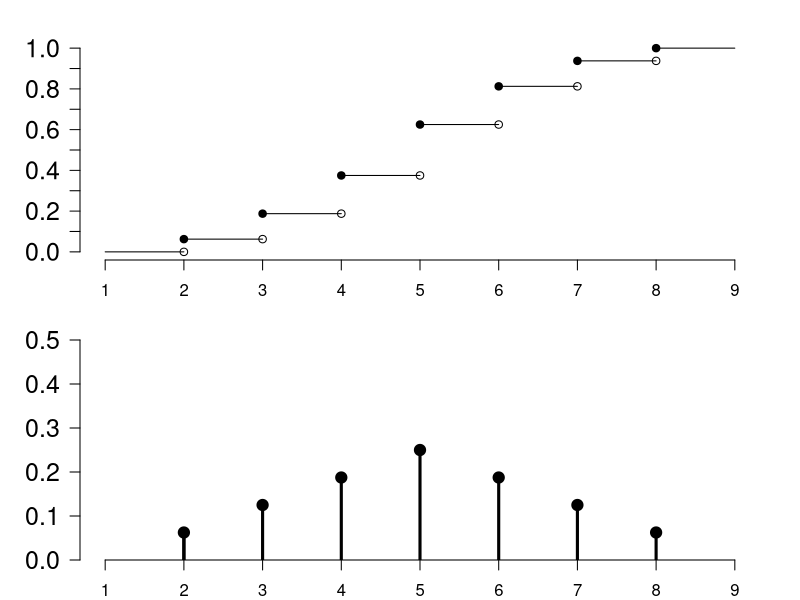
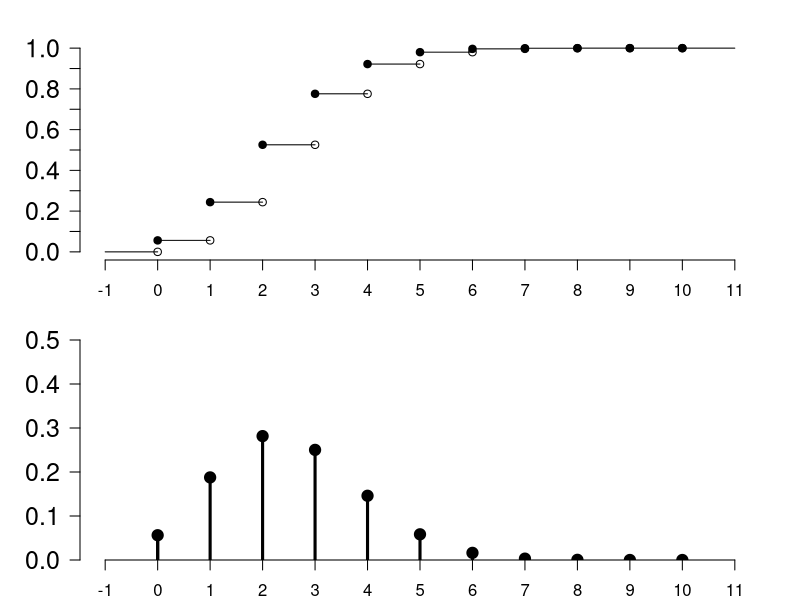
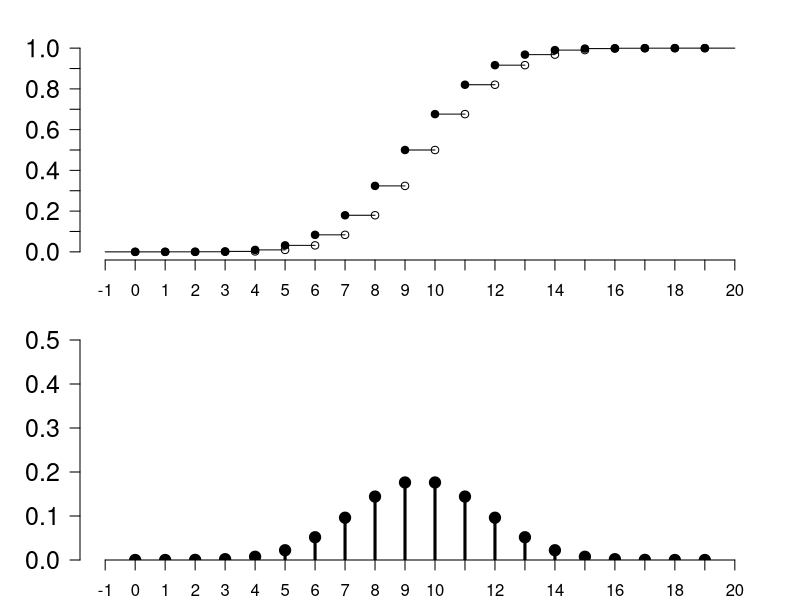

These charts were generated, in order, by the following R code:
discrete_pmf <- function(x, p, xlim = c(min(x) - 1, max(x) + 1), label = ""){
  plot(x, p,
       pch = 19,
       cex = 1.5,
       xlab = "",
       ylab = "",
       main = "",
       ylim = c(0, 0.5),
       yaxs = "i",
       yaxt = "n",
       xlim = xlim,
       xaxt = "n",
       bty = "n"
  )
  segments(x,
           rep(0, length(x) + 1),
           x1 = x,
           y1 = p,
           lwd = 3
  )
  axis(1, at = floor(xlim[1]):ceiling(xlim[2]), cex.axis = 1)
  axis(2, at = seq(0, 1, length.out = 11), las = 1, cex.axis = 1.5)
  legend("topright", label, bty = "n", cex = 3)
}

discrete_cdf <- function(x, p, xlim = c(min(x) - 1, max(x) + 1), label = ""){
  closeddot = cumsum(p)
  opencircle = c(0, closeddot[1:length(x)-1])
  plot(x, closeddot, pch = 19, cex = 1,
       ylim = c(0, 1),
       ylab = "", main = "", xlab = "",
       yaxt = "n",
       xlim = xlim,
       xaxt = "n",
       #yaxs = "i", 
       bty = "n")
  points(x, opencircle, cex = 1)
  segments(c(xlim[1], x), c(0, closeddot), c(x, xlim[2]), c(0, closeddot), lwd = 1)
  axis(1, at = floor(xlim[1]):ceiling(xlim[2]), cex.axis = 1)
  axis(2, at = seq(0, 1, length.out = 11), las = 1, cex.axis = 1.5)
  legend("bottomright", label, bty = "n", cex = 3)
}

# ============================================
# die roll
# ============================================

par(mfrow = c(2, 1), mar = c(2, 4, 2, 2))

k <- 2:8
p <- c(1:4, 3:1) / 16

discrete_cdf(k, p)
discrete_pmf(k, p)

# ============================================
# strings
# ============================================

k = 0:10
p = choose(10, k) * 3^(10-k) / (2^20)

discrete_cdf(k, p)
discrete_pmf(k, p)

# ============================================
# binomial
# ============================================


p = 0.5
n = 19

discrete_cdf(0:n, dbinom(0:n, n, p))
discrete_pmf(0:n, dbinom(0:n, n, p))
